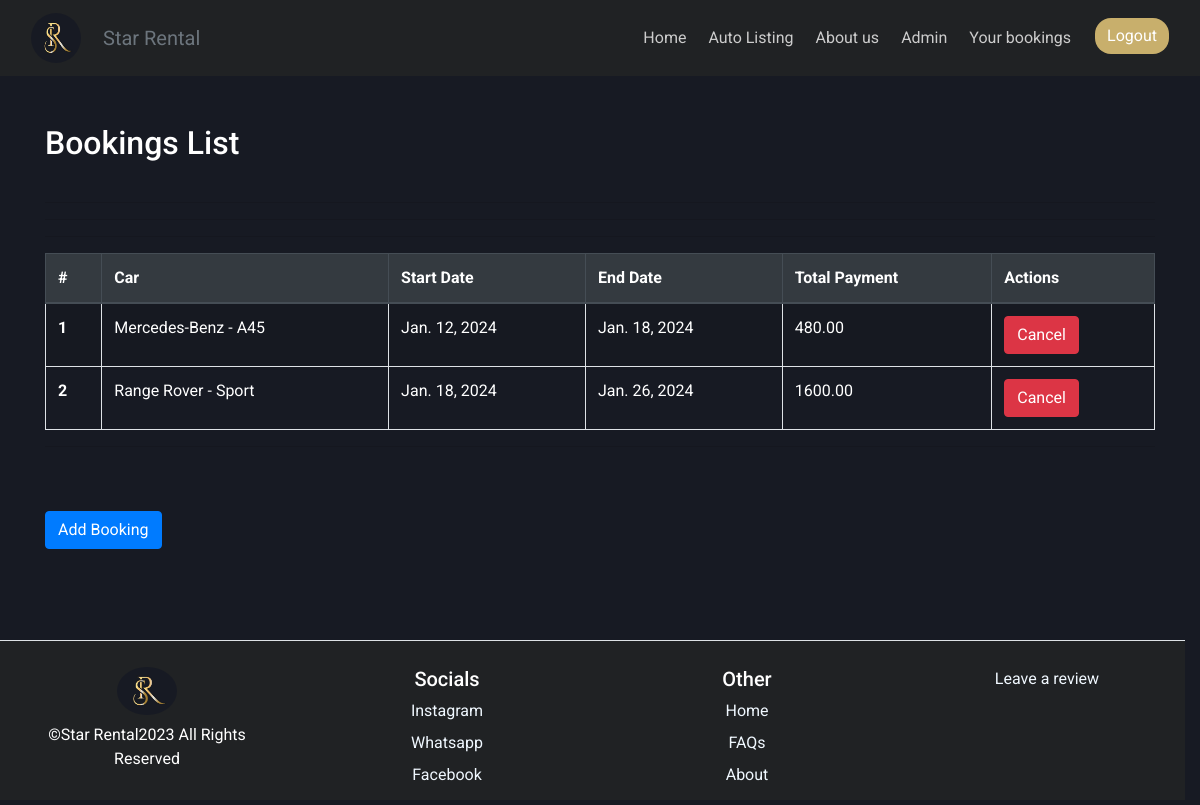
Before: /bookings (signed in) with the older database file.
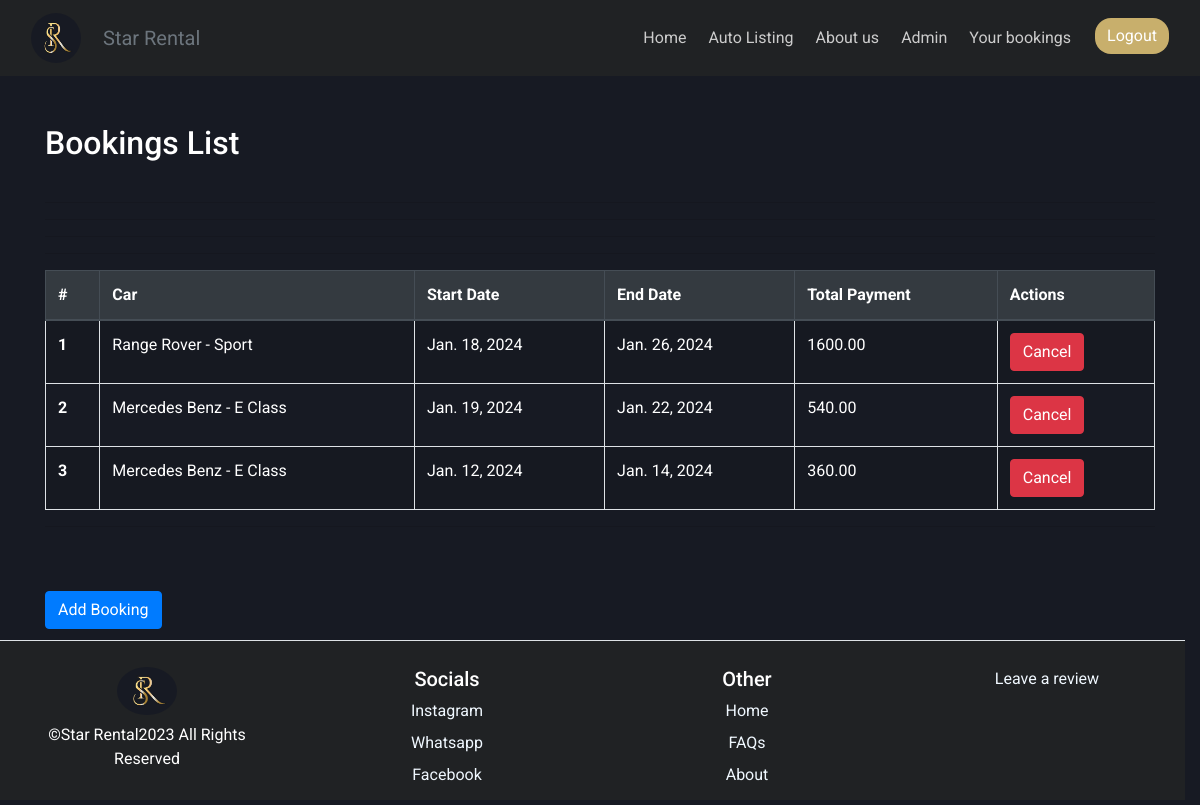
After: the same page with the newer database file.
### rental/models.py (models this page shows, shortened)
class Booking(models.Model):
    car = models.ForeignKey(Car, on_delete=models.DO_NOTHING)
    CUSTOMER = models.ForeignKey(Customer, on_delete=models.DO_NOTHING, null=True)
    name = models.CharField(max_length=30)
    phone_number=models.CharField(max_length=12, help_text="Please enter your phone number +2556912345678", null=True)
    start_date = models.DateField()
    end_date = models.DateField()
    total_payment = models.DecimalField(max_digits=10, decimal_places=2, null=True, blank=True)

class Car(models.Model):
    Gearbox1 = "Automatic"
    Gearbox2 = "Manual"
    GearboxChoices = [
        (Gearbox1, "Automatic"),
        (Gearbox2, "Manual")
    ]
    Fuel1 = "Petrol"
    Fuel2 = "Diesel"
    Fuel3 = "LPG"
    Fuel4 = "Electric"
    FuelChoices = [
        (Fuel1, "Petrol"),
        (Fuel2, "Diesel"),
        (Fuel3, "LPG"),
        (Fuel4, "Electric")
    ]
    brand = models.CharField(max_length=30, null=False)
    model = models.CharField(max_length=30, null=False)
    gearbox = models.CharField(max_length=20, choices=GearboxChoices, default="Manual")
    fuel = models.CharField(max_length=20, choices=FuelChoices, default="Diesel")
    production_year = models.PositiveIntegerField()
    color = models.CharField(max_length=30, null=False)
    daily_rate = models.DecimalField(max_digits=10, decimal_places=2, null=False)
    discounted_daily_rate = models.DecimalField(max_digits=10, decimal_places=2, null=True, blank=True)
    images = models.ManyToManyField("CarImage", related_name="car_images", blank=False)
    location = models.CharField(default="StarRental", max_length=50)
    available = models.BooleanField(default=True)
    def __str__(self):
        return f"{self.brand} - {self.model}"

### rental/views.py (the view)
# urls.py: path('bookings', BookingsView.as_view(), name="bookings"),
@method_decorator(login_required, name="dispatch")
class BookingsView(ListView):
    model = Booking
    template_name = "bookings.html"
    context_object_name = "bookings_list"
    def get_queryset(self):
        return Booking.objects.filter(CUSTOMER__user=self.request.user)

### rental/context_processors.py (called while the page is built)
def staff_account(request):
    staff_account_value = False  # Default value
    if request.user.is_authenticated:
        try:
            customer_instance = Customer.objects.get(user=request.user)
            staff_account_value = customer_instance.staff_account
        except Customer.DoesNotExist:
            pass
    return {'staff_account': staff_account_value}

### rental/templates/bookings.html (shortened to what this page needs)
{% extends "base.html" %}
{% load static %}
{% block links %}
<link rel="stylesheet" href="{% static 'css/bookings.css' %}">
{% endblock %}
{% block content %}
  <div class="container mt-5">
    <h2 class="mb-4">Bookings List</h2>
    <div class="table-responsive">
      <table class="table table-bordered table-striped">
        <thead class="thead-dark">
          <tr>
            <th scope="col">#</th>
            <th scope="col">Car</th>
            <th scope="col">Start Date</th>
            <th scope="col">End Date</th>
            <th scope="col">Total Payment</th>
            <th scope="col">Actions</th>
          </tr>
        </thead>
        <hr>
        <tbody>
          {% for booking in bookings_list %}
            <tr>
              <th scope="row">{{ forloop.counter }}</th>
              <td>{{ booking.car }}</td>
              <td>{{ booking.start_date }}</td>
              <td>{{ booking.end_date }}</td>
              <td>{{ booking.total_payment }}</td>
              <td>
                <form method="post" action={% url "rental:cancel_booking" booking.id %}>
                  <button type="submit" class="btn btn-danger">Cancel</button>
                </form>
              </td>
            </tr>
            <hr>
          {% endfor %}
        </tbody>
      </table>
      <hr>
      <a href={% url "rental:auto_listing" %} class="btn btn-primary mt-5">Add Booking</a>
    </div>
  </div>
{% endblock %}

Changed rows visible on the page:
removed Booking: car "Mercedes-Benz - A45", start_date "Jan. 12, 2024", end_date "Jan. 18, 2024", total_payment "480.00"
added Booking: car "Mercedes Benz - E Class", start_date "Jan. 19, 2024", end_date "Jan. 22, 2024", total_payment "540.00"
added Booking: car "Mercedes Benz - E Class", start_date "Jan. 12, 2024", end_date "Jan. 14, 2024", total_payment "360.00"
